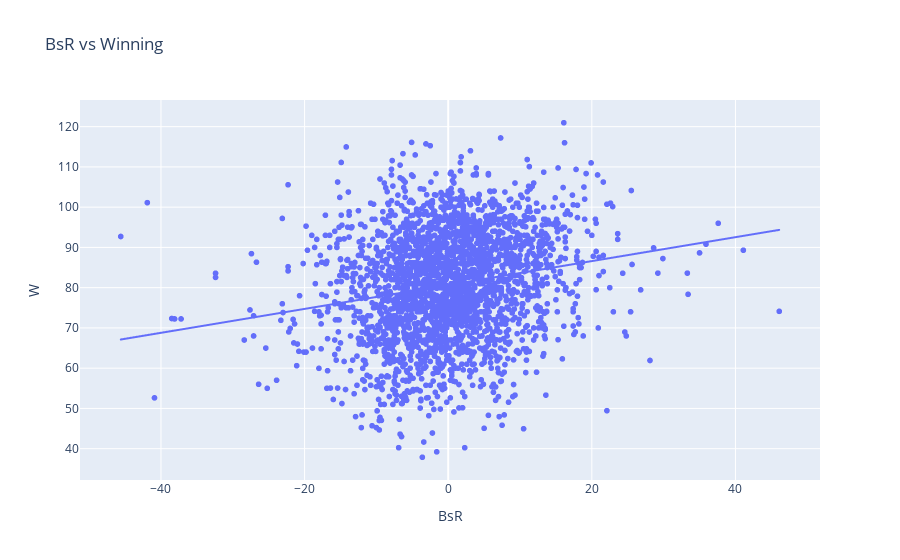

The cell this chart's notebook holds for it:
### Code cell
import plotly.express as px
import statsmodels

px.scatter(team_data, x='BsR', y='W', hover_data = ['Team'], trendline='ols', title='BsR vs Winning')

### Figure 1 — Plotly figure (JSON) as saved in the notebook; plotly's stock layout.template omitted (floating-point values rounded to 4 significant figures; data arrays with more than 128 entries replaced by an {"elided": "..."} marker saying what was removed)
{"data": [{"customdata": {"elided": "2640x1 str values"}, "hovertemplate": "BsR=%{x}<br>W=%{y}<br>Team=%{customdata[0]}<extra></extra>", "legendgroup": "", "marker": {"color": "#636efa", "symbol": "circle"}, "mode": "markers", "name": "", "showlegend": false, "type": "scattergl", "x": {"elided": "2640 float values"}, "xaxis": "x", "y": {"elided": "2640 float values"}, "yaxis": "y"}, {"hovertemplate": "<b>OLS trendline</b><br>W = 0.297008 * BsR + 80.6641<br>R<sup>2</sup>=0.037515<br><br>BsR=%{x}<br>W=%{y} <b>(trend)</b><extra></extra>", "legendgroup": "", "marker": {"color": "#636efa", "symbol": "circle"}, "mode": "lines", "name": "", "showlegend": false, "type": "scattergl", "x": {"elided": "2640 float values"}, "xaxis": "x", "y": {"elided": "2640 float values"}, "yaxis": "y"}], "layout": {"legend": {"tracegroupgap": 0}, "title": {"text": "BsR vs Winning"}, "xaxis": {"anchor": "y", "domain": [0, 1], "title": {"text": "BsR"}}, "yaxis": {"anchor": "x", "domain": [0, 1], "title": {"text": "W"}}}}
